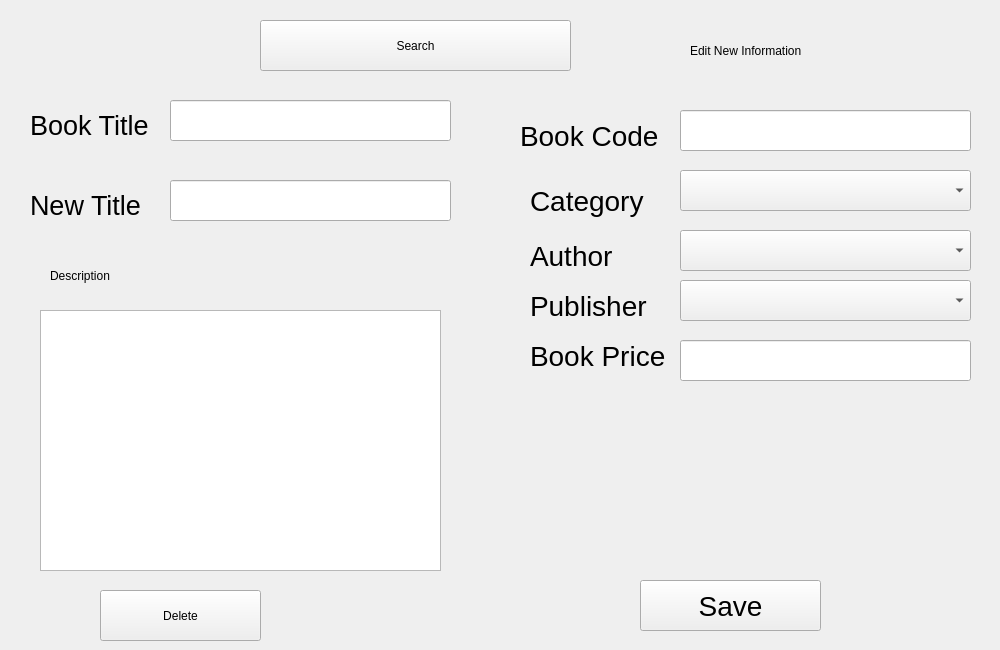
      <widget class="QWidget" name="tab_6">
       <attribute name="title">
        <string>Edit Or Delete A Book</string>
       </attribute>
       <widget class="QComboBox" name="comboBox_6">
        <property name="geometry">
         <rect>
          <x>680</x>
          <y>280</y>
          <width>291</width>
          <height>41</height>
         </rect>
        </property>
       </widget>
       <widget class="QLabel" name="label_9">
        <property name="geometry">
         <rect>
          <x>520</x>
          <y>120</y>
          <width>141</width>
          <height>31</height>
         </rect>
        </property>
        <property name="font">
         <font>
          <family>Segoe UI</family>
          <pointsize>21</pointsize>
         </font>
        </property>
        <property name="text">
         <string>Book Code</string>
        </property>
       </widget>
       <widget class="QComboBox" name="comboBox_7">
        <property name="geometry">
         <rect>
          <x>680</x>
          <y>170</y>
          <width>291</width>
          <height>41</height>
         </rect>
        </property>
       </widget>
       <widget class="QLineEdit" name="lineEdit_5">
        <property name="geometry">
         <rect>
          <x>170</x>
          <y>100</y>
          <width>281</width>
          <height>41</height>
         </rect>
        </property>
       </widget>
       <widget class="QLabel" name="label_10">
        <property name="geometry">
         <rect>
          <x>530</x>
          <y>180</y>
          <width>121</width>
          <height>41</height>
         </rect>
        </property>
        <property name="font">
         <font>
          <family>Segoe UI</family>
          <pointsize>21</pointsize>
         </font>
        </property>
        <property name="text">
         <string>Category</string>
        </property>
       </widget>
       <widget class="QLabel" name="label_11">
        <property name="geometry">
         <rect>
          <x>530</x>
          <y>240</y>
          <width>101</width>
          <height>31</height>
         </rect>
        </property>
        <property name="font">
         <font>
          <family>Segoe UI</family>
          <pointsize>21</pointsize>
         </font>
        </property>
        <property name="text">
         <string>Author</string>
        </property>
       </widget>
       <widget class="QLabel" name="label_12">
        <property name="geometry">
         <rect>
          <x>530</x>
          <y>290</y>
          <width>121</width>
          <height>31</height>
         </rect>
        </property>
        <property name="font">
         <font>
          <family>Segoe UI</family>
          <pointsize>21</pointsize>
         </font>
        </property>
        <property name="text">
         <string>Publisher</string>
        </property>
       </widget>
       <widget class="QComboBox" name="comboBox_8">
        <property name="geometry">
         <rect>
          <x>680</x>
          <y>230</y>
          <width>291</width>
          <height>41</height>
         </rect>
        </property>
       </widget>
       <widget class="QLineEdit" name="lineEdit_6">
        <property name="geometry">
         <rect>
          <x>680</x>
          <y>340</y>
          <width>291</width>
          <height>41</height>
         </rect>
        </property>
       </widget>
       <widget class="QLabel" name="label_13">
        <property name="geometry">
         <rect>
          <x>530</x>
          <y>340</y>
          <width>141</width>
          <height>31</height>
         </rect>
        </property>
        <property name="font">
         <font>
          <family>Segoe UI</family>
          <pointsize>21</pointsize>
         </font>
        </property>
        <property name="text">
         <string>Book Price</string>
        </property>
       </widget>
       <widget class="QLabel" name="label_14">
        <property name="geometry">
         <rect>
          <x>30</x>
          <y>110</y>
          <width>131</width>
          <height>31</height>
         </rect>
        </property>
        <property name="font">
         <font>
          <family>Segoe UI</family>
          <pointsize>20</pointsize>
         </font>
        </property>
        <property name="text">
         <string>Book Title</string>
        </property>
       </widget>
       <widget class="QLineEdit" name="lineEdit_7">
        <property name="geometry">
         <rect>
          <x>680</x>
          <y>110</y>
          <width>291</width>
          <height>41</height>
         </rect>
        </property>
       </widget>
       <widget class="QPushButton" name="pushButton_8">
        <property name="geometry">
         <rect>
          <x>640</x>
          <y>580</y>
          <width>181</width>
          <height>51</height>
         </rect>
        </property>
        <property name="font">
         <font>
          <family>Segoe UI</family>
          <pointsize>21</pointsize>
         </font>
        </property>
        <property name="text">
         <string>Save</string>
        </property>
       </widget>
       <widget class="QLineEdit" name="lineEdit_8">
        <property name="geometry">
         <rect>
          <x>170</x>
          <y>180</y>
          <width>281</width>
          <height>41</height>
         </rect>
        </property>
       </widget>
       <widget class="QLabel" name="label_15">
        <property name="geometry">
         <rect>
          <x>30</x>
          <y>190</y>
          <width>131</width>
          <height>31</height>
         </rect>
        </property>
        <property name="font">
         <font>
          <family>Segoe UI</family>
          <pointsize>20</pointsize>
         </font>
        </property>
        <property name="text">
         <string>New Title</string>
        </property>
       </widget>
       <widget class="QPushButton" name="pushButton_9">
        <property name="geometry">
         <rect>
          <x>260</x>
          <y>20</y>
          <width>311</width>
          <height>51</height>
         </rect>
        </property>
        <property name="text">
         <string>Search</string>
        </property>
       </widget>
       <widget class="QPushButton" name="pushButton_10">
        <property name="geometry">
         <rect>
          <x>100</x>
          <y>590</y>
          <width>161</width>
          <height>51</height>
         </rect>
        </property>
        <property name="text">
         <string>Delete</string>
        </property>
       </widget>
       <widget class="QTextEdit" name="textEdit_2">
        <property name="geometry">
         <rect>
          <x>40</x>
          <y>310</y>
          <width>401</width>
          <height>261</height>
         </rect>
        </property>
       </widget>
       <widget class="QLabel" name="label_37">
        <property name="geometry">
         <rect>
          <x>690</x>
          <y>30</y>
          <width>301</width>
          <height>41</height>
         </rect>
        </property>
        <property name="text">
         <string>Edit New Information</string>
        </property>
       </widget>
       <widget class="QLabel" name="label_38">
        <property name="geometry">
         <rect>
          <x>50</x>
          <y>260</y>
          <width>111</width>
          <height>31</height>
         </rect>
        </property>
        <property name="text">
         <string>Description</string>
        </property>
       </widget>
      </widget>
